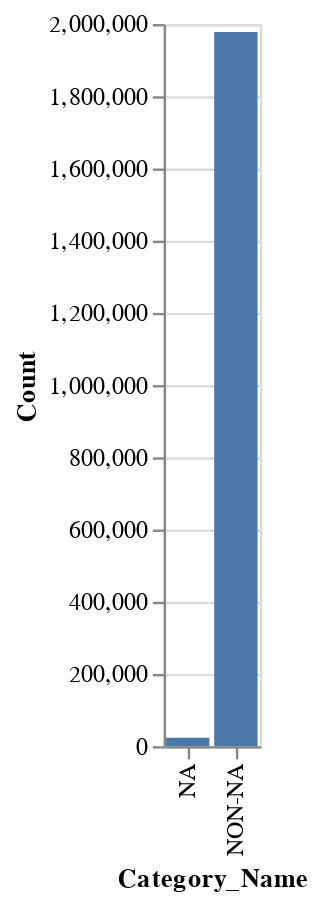

Notebook code cell kept with this figure:
### Code cell
source = pd.DataFrame({
'Category_Name': ['NA', 'NON-NA'],
'Count': [sales_data['category_name'].isna().sum(),
      len(sales_data) - sales_data['category_name'].isna().sum()
     ]
    })

alt.Chart(source).mark_bar().encode(
    x = 'Category_Name',
    y ='Count'
)

### Figure 1 — Vega-Lite specification as saved in the notebook (floating-point values rounded to 4 significant figures)
{"config": {"view": {"continuousWidth": 400, "continuousHeight": 300}}, "data": {"name": "data-bb9f31c92a17a7442e68989ca5790964"}, "mark": "bar", "encoding": {"x": {"type": "nominal", "field": "Category_Name"}, "y": {"type": "quantitative", "field": "Count"}}, "$schema": "https://vega.github.io/schema/vega-lite/v4.0.2.json", "datasets": {"data-bb9f31c92a17a7442e68989ca5790964": [{"Category_Name": "NA", "Count": 23454}, {"Category_Name": "NON-NA", "Count": 1977780}]}}
